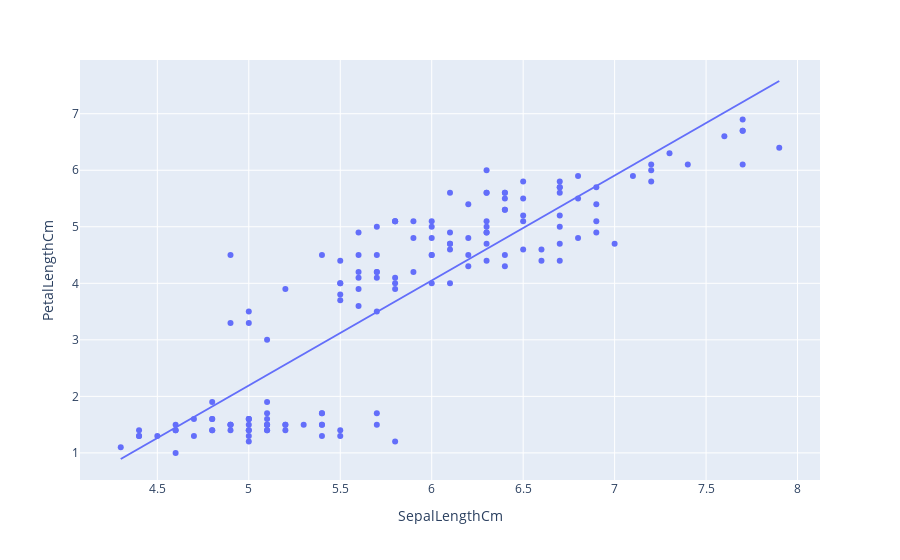

Write notebook code for a chart like this one.
### Code cell
fig = px.scatter(df, x="SepalLengthCm", y="PetalLengthCm", trendline="ols")
fig.show()

### Figure 1 — Plotly figure (JSON) as saved in the notebook; plotly's stock layout.template omitted (floating-point values rounded to 4 significant figures; data arrays with more than 128 entries replaced by an {"elided": "..."} marker saying what was removed)
{"data": [{"hovertemplate": "SepalLengthCm=%{x}<br>PetalLengthCm=%{y}<extra></extra>", "legendgroup": "", "marker": {"color": "#636efa", "symbol": "circle"}, "mode": "markers", "name": "", "orientation": "v", "showlegend": false, "type": "scatter", "x": {"elided": "150 float values"}, "xaxis": "x", "y": {"elided": "150 float values"}, "yaxis": "y"}, {"hovertemplate": "<b>OLS trendline</b><br>PetalLengthCm = 1.85751 * SepalLengthCm + -7.09538<br>R<sup>2</sup>=0.759955<br><br>SepalLengthCm=%{x}<br>PetalLengthCm=%{y} <b>(trend)</b><extra></extra>", "legendgroup": "", "marker": {"color": "#636efa", "symbol": "circle"}, "mode": "lines", "name": "", "showlegend": false, "type": "scatter", "x": {"elided": "150 float values"}, "xaxis": "x", "y": {"elided": "150 float values"}, "yaxis": "y"}], "layout": {"legend": {"tracegroupgap": 0}, "margin": {"t": 60}, "xaxis": {"anchor": "y", "domain": [0, 1], "title": {"text": "SepalLengthCm"}}, "yaxis": {"anchor": "x", "domain": [0, 1], "title": {"text": "PetalLengthCm"}}}}
